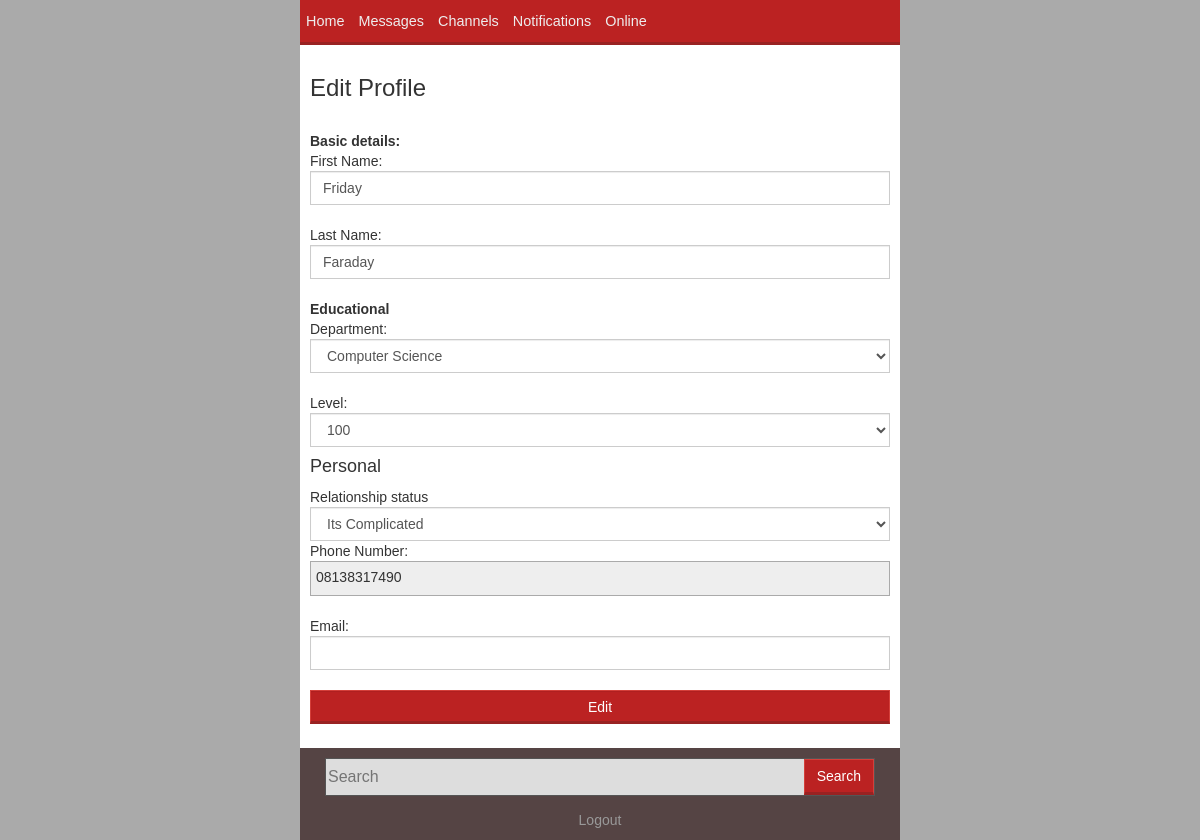
The app's page /mobile/edit.php (signed in) with its own data.
### tables this page shows
CREATE TABLE `users` (
  `userid` int(255) NOT NULL,
  `firstname` varchar(50) NOT NULL,
  `lastname` varchar(50) DEFAULT NULL,
  `phone` varchar(15) DEFAULT NULL,
  `email` varchar(100) DEFAULT NULL,
  `department` varchar(60) DEFAULT NULL,
  `level` varchar(10) DEFAULT '100?',
  `sex` varchar(13) DEFAULT NULL,
  `username` varchar(100) DEFAULT NULL,
  `month` varchar(15) DEFAULT NULL,
  `year` int(4) DEFAULT NULL,
  `day` int(2) DEFAULT NULL
);

CREATE TABLE `relationship` (
  `username` varchar(50) NOT NULL,
  `relationship` varchar(50) DEFAULT 'Single',
  `with` varchar(50) DEFAULT NULL
);

### includes/functions.inc (called while the page is built, shortened)
<?php
    class userInfo
    {
    	public $user;
    	public $connection;
    	function get_first_name()
    	{
    		$other = $this->user;
			$con = $this->connection;
			$sql = "SELECT firstname,lastname FROM users WHERE username='$other'";
			$query = $con->query($sql);
			$query->setFetchMode(PDO::FETCH_ASSOC);
			foreach ($query as $e) {
				return ucwords("$e[firstname]");
			}
    	}
    	function get_last_name()
    	{
    		$other = $this->user;
			$con = $this->connection;
			$sql = "SELECT firstname,lastname FROM users WHERE username='$other'";
			$query = $con->query($sql);
			$query->setFetchMode(PDO::FETCH_ASSOC);
			foreach ($query as $e) {
				return ucwords("$e[lastname]");
			}
    	}
		function get_relationship()
		{
			$other = $this->user;
			$con = $this->connection;
			$sql = "SELECT relationship FROM relationship WHERE username='$other'";
			$query = $con->query($sql);
			$query->setFetchMode(PDO::FETCH_ASSOC);
			foreach ($query as $e)
			{
				return $e['relationship'];
			}
		}
	}
		function return_departments()
		{
			global $connection;
			$sql = "SELECT * FROM `departments` ORDER BY `dept` ASC";
			$query = $connection->query($sql);$query->setFetchMode(PDO::FETCH_ASSOC);
			$array = array(0 => 'Pre Degree' );
			foreach($query as $r)
			{
				$array[$r['id']] = $r['dept'];
			}
			return $array;
		}
?>

### mobile/edit.php (the view, shortened to what this page needs)
<?php
	include '../includes/functions.inc';
	include 'includes/header.inc';
	include 'includes/nav.inc';
	function confirm_stuff($stuff)
	{
		return $stuff;
	}
	$userInfo = new userInfo();
	$userInfo -> user = $_SESSION['user'];
	$userInfo->connection = $connection;
	$firstname = $userInfo->get_first_name();
	$firstname = confirm_stuff($firstname);
	$lastname = $userInfo->get_last_name();
	$lastname = confirm_stuff($lastname);
	$department = $userInfo->get_department_id();
	$department = confirm_stuff($department);
	$relationship = $userInfo->get_relationship();
	$sql = "SELECT phone,email FROM users WHERE username = '$_SESSION[user]'";
	$query = $connection->query($sql);
	$query->setFetchMode(PDO::FETCH_ASSOC);
	foreach ($query as $r)
	{
		$email = confirm_stuff($r['email']);
		$phone = confirm_stuff($r['phone']);
	}
?>
<div style="background:#fff;padding:10px">
<form method="post">
	<h3>Edit Profile</h3><br />
	<b>Basic details:</b><br />
	First Name:<br />
	<input type="text" name='fname' class='form-control' placeholder='Enter Your Firstname' value='<?php echo $firstname ?>'><br />
	Last Name: <br />
	<input type="text" name='lname' class='form-control' placeholder='Enter Your Lastname' value='<?php echo $lastname ?>'><br />
	<b>Educational</b><br />
	Department:<br />
	<select class="form-control" name='department'>
		<?php
			$departments = return_departments();
			foreach ($departments as $key => $value) {
			  $ret = "<option value='$key'>$value</option>";
			  if($key==$department)
			  {
			  	$ret = "<option value='$key' SELECTED>$value</option>";
			  }
			  echo "$ret";
			}
		?>
	</select><br />
	Level: <br />
	<select class='form-control' name='level'>
		<?php
			for ($i=1; $i <7 ; $i++) {
				$ret = "<option value=$i"."00".">$i"."00"."</option>";
				echo $ret;
			}
		?>
	</select>
	<h4>Personal</h4>
	Relationship status<br />
	<select name="relationship" class="form-control">
		<option value="<?php echo $relationship?>"><?php echo $relationship; ?></option>
	</select>
	Phone Number:<br />
	<div style="padding:5px;border:1px solid #aaa;background:#eee;height:35px"><?php echo $phone ?></div> <br />
	Email:<br />
	<input type="email" name="email" class='form-control' value='<?php echo $email ?>'><br />
	<button type="submit" class="btn btn-danger form-control">Edit</button>
</form>
</div>
<?php
	include 'includes/footer.inc';
 ?>

### mobile/css/styles.css (style rules this page uses)
.btn { border-radius:0px; }
.btn-danger { background-color:#bb2222; border-bottom:3px solid #992222; }
* { font-family:arial; }
.form-control { border-radius: 0px; }

### mobile/includes/header.inc (style rules this page uses)
* { font-family: "lucida grande",tahoma,verdana,arial,sans-serif; }

### records on screen
users: fname "Friday", lname "Faraday", phone "08138317490"
relationship: relationship "Its Complicated"

### other values on screen
form field department "Computer Science"
form field level "100"
